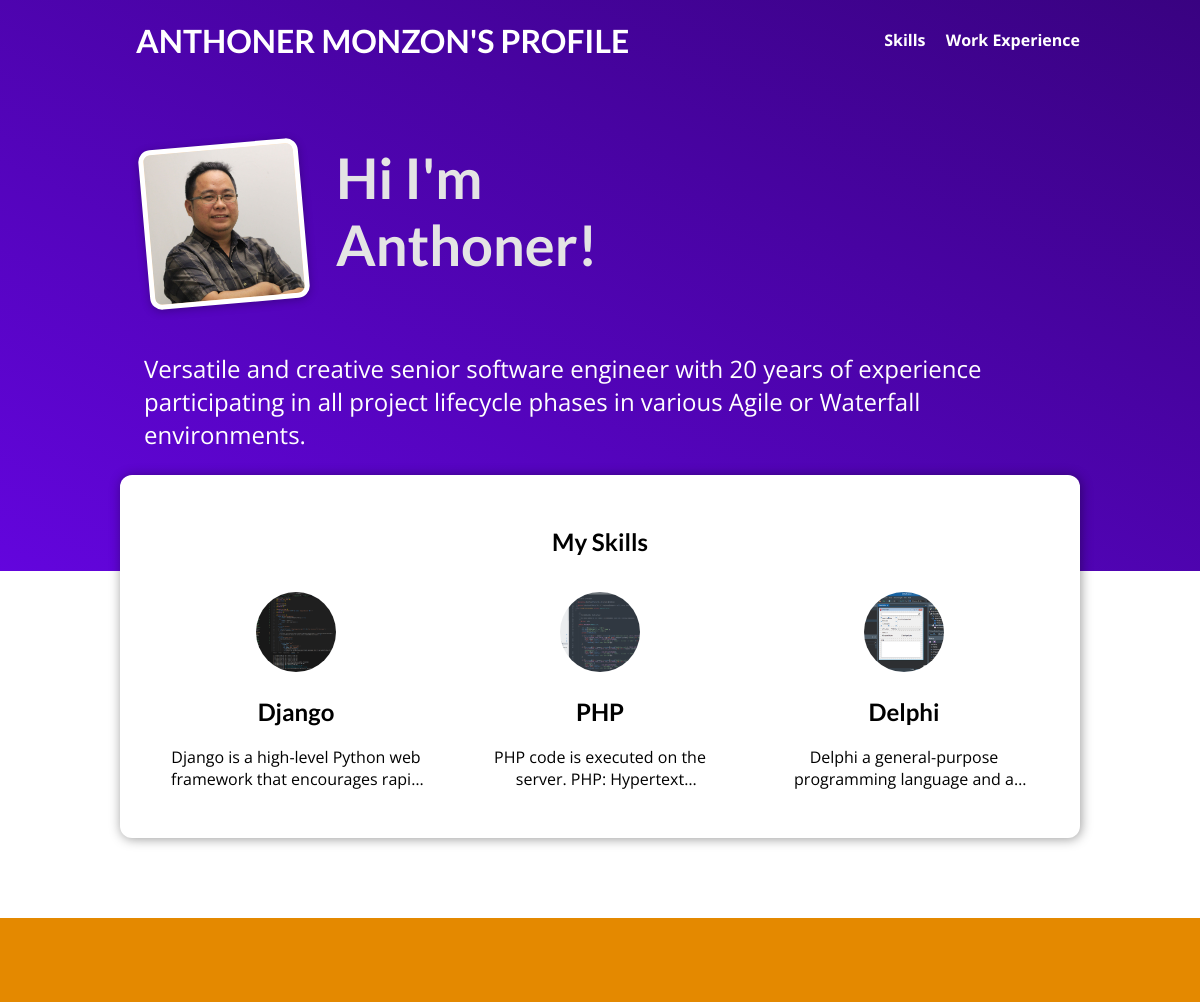
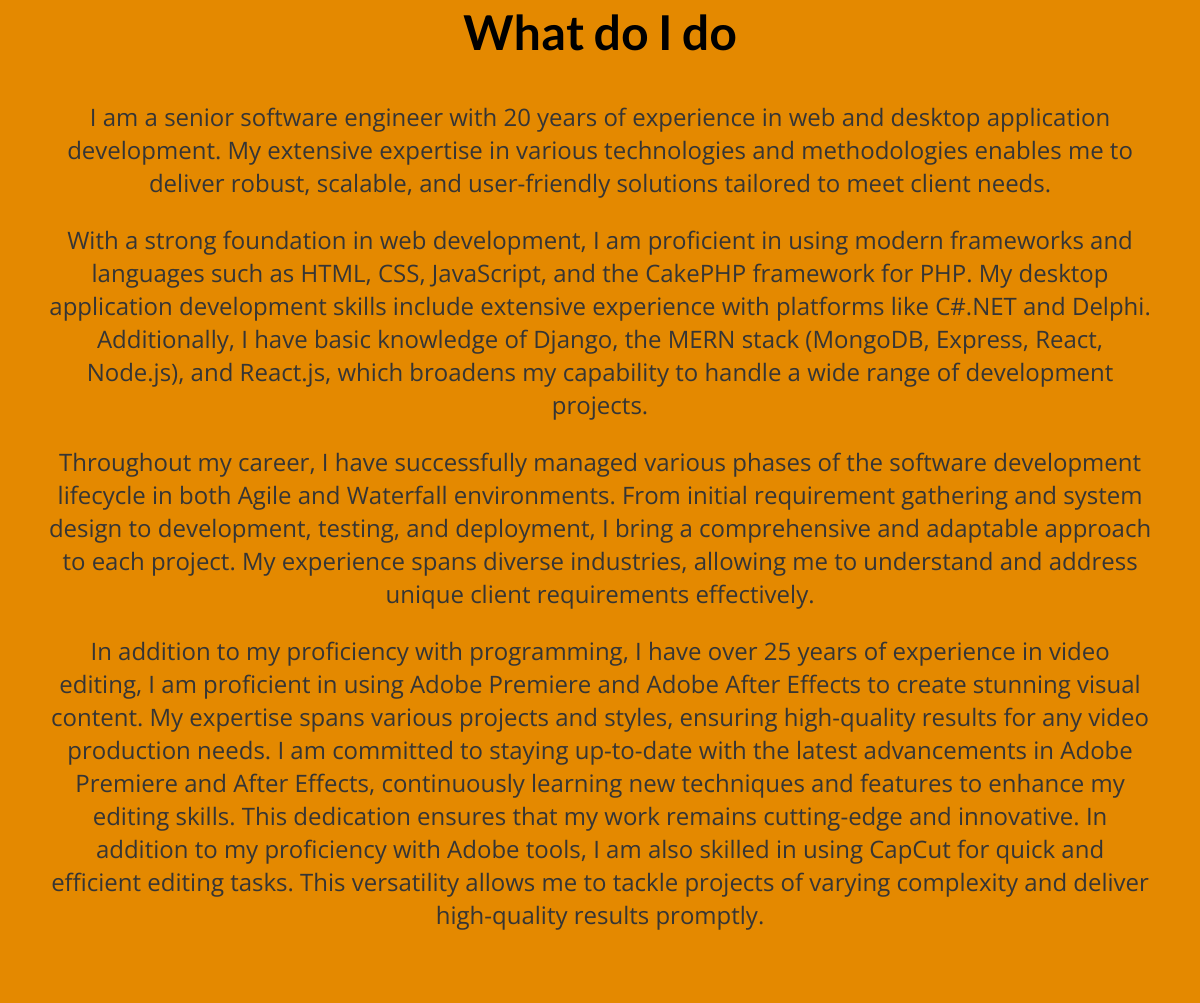
The page / on the database its author committed (2 pictures, top to bottom).
### blog/models.py (models this page shows, shortened)
class Skill(models.Model):
    title = models.CharField(max_length=150)
    excerpt = models.CharField(max_length=200)
    image_name = models.CharField(max_length=100)
    date = models.DateField(auto_now=True)
    slug = models.SlugField(unique=True, db_index=True, default="", blank=True, null=False)
    content = models.TextField(validators=[MinLengthValidator(10)])
    author = models.ForeignKey(
        Author, null=True, on_delete=models.SET_NULL, related_name="posts")
    tags = models.ManyToManyField(Tag)

### blog/views.py (the view)
# urls.py: path("", views.starting_page, name="starting-page"),
def starting_page(request):
    latest_skills = Skill.objects.all().order_by("-date")[:3]
    return render(request, "blog/index.html", {
        "skills": latest_skills
    })

### blog/templates/blog/index.html (shortened to what this page needs)
{% extends 'base.html' %}
{% load static %}
{% block css_files %}
  <link rel="stylesheet" href="{% static 'blog/post.css' %}" />
  <link rel="stylesheet" href="{% static 'blog/index.css' %}" />
{% endblock %}
{% block content %}
  <section id="welcome">
    <header>
      <img src="{% static 'blog/images/ner.jpg' %}" alt="Ner the Author Of this Page" />
      <h2>Hi I'm Anthoner!</h2>
    </header>
    <p>Versatile and creative senior software engineer with 20 years of experience participating in all project lifecycle phases in various Agile or Waterfall environments.</p>
  </section>
  <section id="latest-posts">
    <h2>My Skills</h2>
    <ul>
      {% for skill in skills %}
        {% include 'blog/includes/skill.html' %}
      {% endfor %}
    </ul>
  </section>
  <section id="about">
    <h2>What do I do</h2>
    <p>I am a senior software engineer with 20 years of experience in web and desktop application development. My extensive expertise in various technologies and methodologies enables me to deliver robust, scalable, and user-friendly solutions tailored to meet client needs.</p>
    <p>With a strong foundation in web development, I am proficient in using modern frameworks and languages such as HTML, CSS, JavaScript, and the CakePHP framework for PHP. My desktop application development skills include extensive experience with platforms like C#.NET and Delphi. Additionally, I have basic knowledge of Django, the MERN stack (MongoDB, Express, React, Node.js), and React.js, which broadens my capability to handle a wide range of development projects.</p>
    <p>Throughout my career, I have successfully managed various phases of the software development lifecycle in both Agile and Waterfall environments. From initial requirement gathering and system design to development, testing, and deployment, I bring a comprehensive and adaptable approach to each project. My experience spans diverse industries, allowing me to understand and address unique client requirements effectively.</p>
    <p>In addition to my proficiency with programming, I have over 25 years of experience in video editing, I am proficient in using Adobe Premiere and Adobe After Effects to create stunning visual content. My expertise spans various projects and styles, ensuring high-quality results for any video production needs. I am committed to staying up-to-date with the latest advancements in Adobe Premiere and After Effects, continuously learning new techniques and features to enhance my editing skills. This dedication ensures that my work remains cutting-edge and innovative. In addition to my proficiency with Adobe tools, I am also skilled in using CapCut for quick and efficient editing tasks. This versatility allows me to tackle projects of varying complexity and deliver high-quality results promptly.</p>
  </section>
{% endblock %}

### blog/templates/blog/includes/skill.html
{% load static %}
<li>
  <article class="post">
    <a href="{% url 'post-details-page' skill.slug %}">
      <img src="{% static 'blog/images/'|add:skill.image_name %}" alt="{{ skill.title}}" />
      <div class="post__content">
        <h2>{{ skill.title }}</h2>
        <p>{{ skill.excerpt }}</p>
      </div>
    </a>
  </article>
</li>

### static/app.css (style rules this page uses)
* { box-sizing: border-box; }
html { font-family: 'Open Sans', 'Lato', sans-serif; }
body { margin: 0; }
h1, h2, h3 { font-family: 'Lato', sans-serif; font-weight: bold; }

### blog/static/blog/post.css (style rules this page uses)
.post { display: flex; flex-direction: column; align-items: center; text-align: center; }
.post a { text-decoration: none; color: black; transition: all 0.2s ease; padding: 1rem; }
.post .post__content { display: -webkit-box; overflow : hidden; text-overflow: ellipsis; -webkit-line-clamp: 3; -webkit-box-orient: vertical; }
.post img { width: 5rem; height: 5rem; object-fit: cover; border-radius: 50%; }

### blog/static/blog/index.css (style rules this page uses)
#welcome { background: linear-gradient(to right top, #6305dd, #390281); padding: 6rem 12%; }
#welcome header { display: flex; align-items: flex-start; margin: 3rem auto; }
#welcome img { width: 10rem; height: 10rem; object-fit: cover; object-position: top; border: 5px solid white; border-radius: 12px; background-color: #ffe1bf; transform: rotateZ(-5deg); box-shadow: 0 2px 8px rgba(0, 0, 0, 0.25); }
#welcome h2 { font-size: 3.5rem; margin: 0 0 0 2rem; color: #e4e4e4; width: 10rem; }
#welcome p { color: white; font-size: 1.5rem; }
#latest-posts { background-color: white; padding: 2rem; border-radius: 12px; width: 60rem; margin: -6rem auto 2rem auto; box-shadow: 1px 1px 12px rgba(0, 0, 0, 0.4); }
#latest-posts h2 { text-align: center; }
#latest-posts ul { list-style: none; margin: 0; padding: 0; display: flex; gap: 1rem; }
#latest-posts li { flex: 1; }
#about { text-align: center; padding: 3rem; background-color: #e48900; margin-top: 5rem; }
#about h2 { font-size: 3rem; }
#about p { font-size: 1.5rem; color: #353535; }

### rows shown on the page
Skill: image_name+title (picture), title "Django", excerpt "Django is a high-level Python web framework that encourages…"
Skill: image_name (picture), title "PHP", excerpt "PHP code is executed on the server. PHP:…"
Skill: image_name (picture), title "Delphi", excerpt "Delphi a general-purpose programming language and…"
